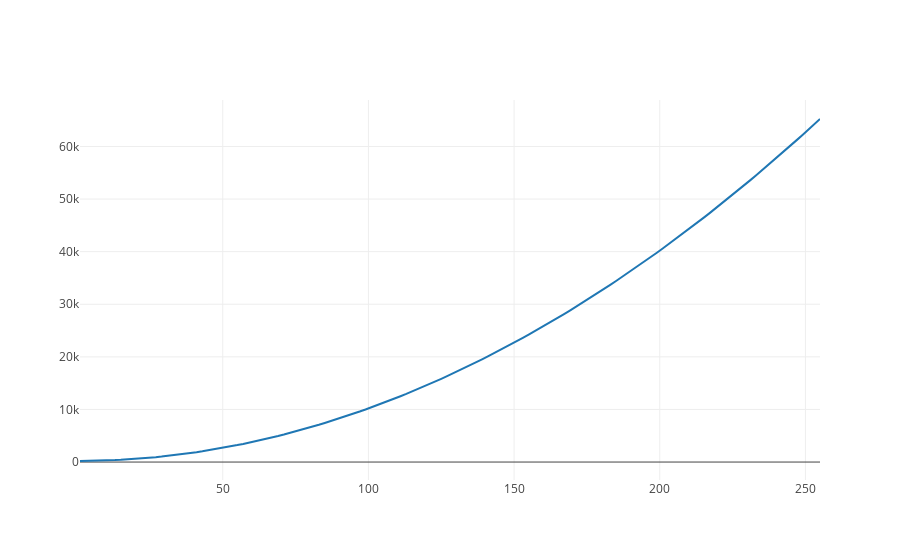

Source (notebook cell):
### Code cell
x_coords = []
for x in range(1, 16**2, 2):
    x_coords.append(x)

y_coords = []
for x in range(1, 16**2, 2):
    y_coords.append(x**2 + 200)

iplot([{"x": x_coords, "y": y_coords}])
